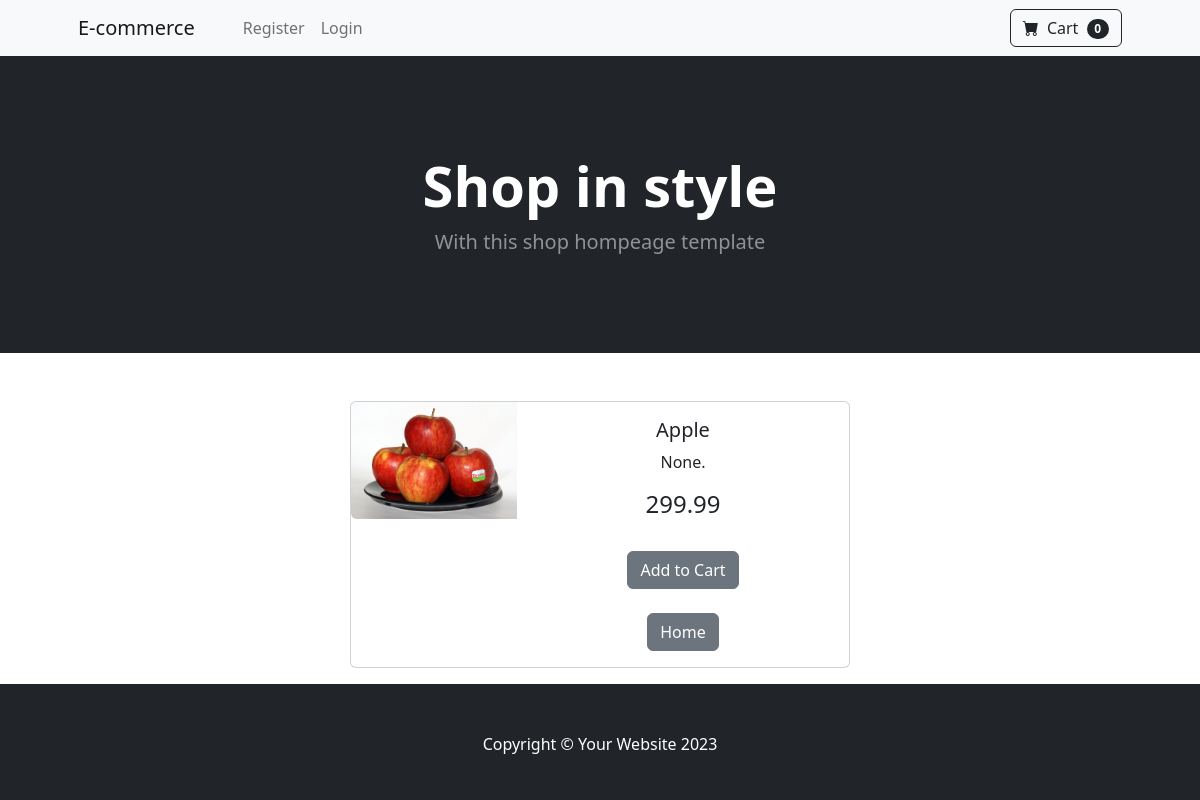
Page /product/1 on the committed database.
### commerce_/models.py (models this page shows, shortened)
class Product(models.Model):
	name = models.CharField(max_length=30, validators=[MinLengthValidator(3)], null=False, blank=False)
	price = models.DecimalField(default=0, decimal_places=2, max_digits=6)
	category = models.ForeignKey(Category, on_delete=models.CASCADE, default=1)
	description = models.CharField(max_length=250, validators=[MinLengthValidator(3)], null=True, blank=True)
	image = models.ImageField(upload_to='uploads/products')
	is_sale = models.BooleanField(default=False)
	sale_price = models.DecimalField(default=0, decimal_places=2, max_digits=6)

### commerce_/views.py (the view)
# urls.py: path('product/<int:pk>', views.product, name='product'),
def product(request, pk):
	item = Product.objects.get(id=pk)
	return render(request, 'commerce/product.html', {"item":item})

### cart/context_processors.py (called while the page is built)
def cart(request):
	return {'cart': Cart(request)}

### commerce_/templates/commerce/product.html (shortened to what this page needs)
 {% extends 'commerce/base.html' %}
{% block content %}
<div class='col-md-6 offset-md-3'>
<center>
<div class="card mb-3" style="max-width: 500px;">
  <div class="row g-0">
    <div class="col-md-4">
      <img src="{{ item.image.url }}" class="img-fluid rounded-start" alt="...">
    </div>
    <div class="col-md-8">
      <div class="card-body">
        <h5 class="card-title">{{ item.name }}</h5>
        <p class="card-text">{{ item.description }}.</p>
        {% if item.is_sale %}
        <h4 style="display: inline-block;"><strike>{{ item.price }}</strike> {{ item.sale_price }}</h4></br></br>
        {% else  %}
        <h4 style="display: inline-block;">{{ item.price }}</h4></br></br>
        {% endif %}
        <button type='button' value="{{ item.id }}" class="btn btn-secondary" id="add-cart"> Add to Cart</button></br></br>
        <a href="{% url 'home' %}" class="btn btn-secondary">Home</a>
      </div>
    </div>
  </div>
</div>
</center>
</div>
{% endblock %}

### rows in the picture
Product: image (picture), name "Apple", description "None", price "299.99"
